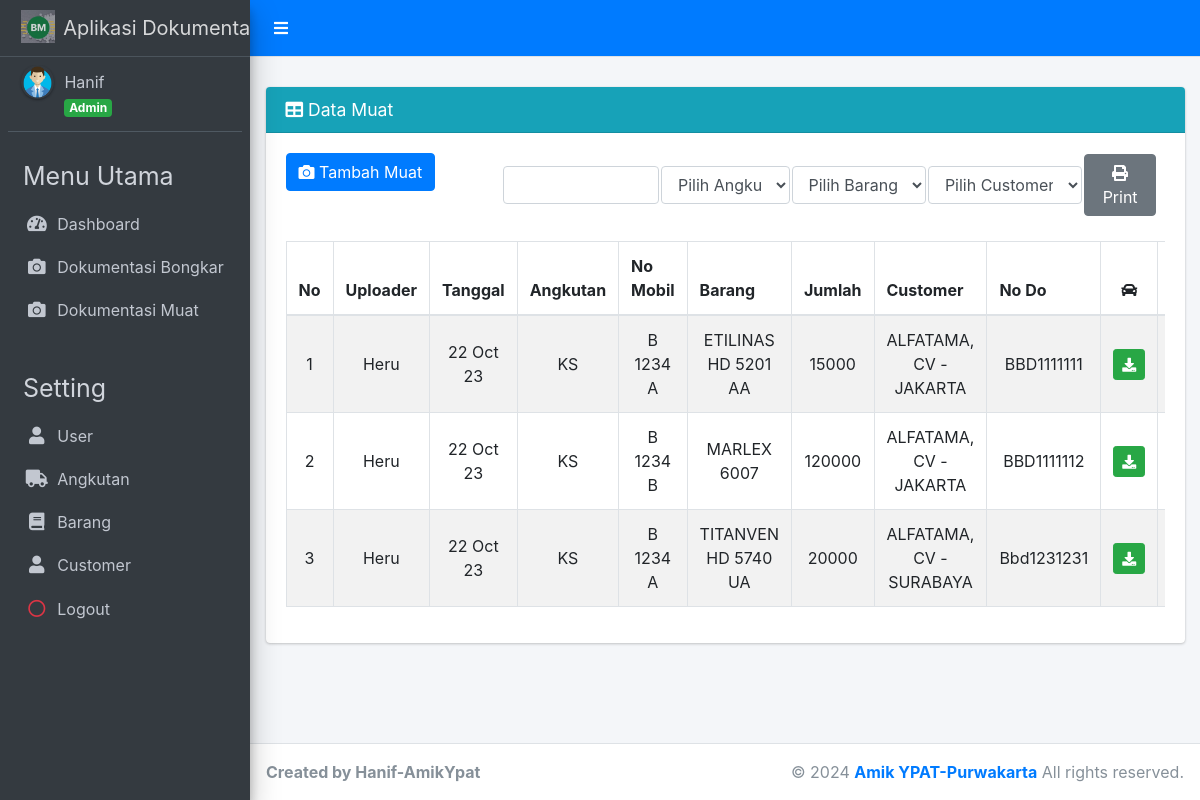
Screenshot of /index.php?page=muat (signed in) with the database file from the repository.
### tables this page shows
CREATE TABLE `muat` (
  `id_muat` int(12) NOT NULL,
  `id_user` int(4) NOT NULL,
  `tanggal` date NOT NULL,
  `id_angkutan` int(6) NOT NULL,
  `no_mobil` varchar(12) NOT NULL,
  `id_barang` int(6) NOT NULL,
  `jumlah_barang` int(7) NOT NULL,
  `id_customer` int(6) NOT NULL,
  `no_do` varchar(13) NOT NULL,
  `foto_mobil` varchar(500) DEFAULT NULL,
  `foto_bak` varchar(500) DEFAULT NULL,
  `foto_do` varchar(500) DEFAULT NULL,
  `foto_barang1` varchar(500) DEFAULT NULL,
  `foto_barang2` varchar(500) DEFAULT NULL,
  `foto_barang3` varchar(500) DEFAULT NULL
);

CREATE TABLE `user` (
  `id_user` int(4) NOT NULL,
  `nama_user` varchar(30) NOT NULL,
  `email` varchar(30) NOT NULL,
  `password` varchar(20) NOT NULL,
  `level` enum('Admin','Checker') NOT NULL
);

CREATE TABLE `angkutan` (
  `id_angkutan` int(6) NOT NULL,
  `nama_angkutan` varchar(25) NOT NULL,
  `jenis_angkutan` enum('bongkar','muat') NOT NULL,
  `jenis_barang` enum('lokal','impor') NOT NULL
);

CREATE TABLE `barang` (
  `id_barang` int(6) NOT NULL,
  `nama_barang` varchar(25) NOT NULL,
  `nama_supplier` varchar(25) NOT NULL,
  `jenis_barang` enum('lokal','impor') NOT NULL
);

CREATE TABLE `customer` (
  `id_customer` int(6) NOT NULL,
  `nama_customer` varchar(25) NOT NULL,
  `alamat_customer` varchar(50) NOT NULL,
  `email_customer` varchar(50) NOT NULL
);

### admin/muat/muat.php (the view, shortened to what this page needs)
<div class="card card-info">
    <div class="card-header">
        <h3 class="card-title">
            <i class="fa fa-table"></i> Data Muat
        </h3>
    </div>
    <div class="card-body">
        <div class="table-responsive">
            <div class="row">
                <div class="col-md-3">
                    <a href="?page=add-muat" class="btn btn-primary">
                        <i class="fa fa-camera"></i> Tambah Muat
                    </a>
                </div>
                <?php if ($data_level == "Admin"): ?>
                    <div class="col-md-9 row">
                        <form class="form" id="form_print" action="admin/muat/cetak_muat.php" method="post">
                            <table>
                                <td><input type="text" name="tgl" class="form-control"></td>
                                <td>
                                    <select class="form-control" id="nama_angkutan" name="nama_angkutan">
                                        <option value="" selected disabled>Pilih Angkutan</option>
                                    </select>
                                </td>
                                <td>
                                    <select class="form-control" id="nama_barang" name="nama_barang">
                                        <option value="" selected disabled>Pilih Barang</option>
                                    </select>
                                </td>
                                <td>
                                    <select class="form-control" id="nama_customer" name="nama_customer">
                                        <option value="" selected disabled>Pilih Customer</option>
                                    </select>
                                </td>
                                <td>
                                    <button type="submit" class="btn btn-secondary">
                                        <i class="fas fa-print"></i> Print
                                    </button>
                                </td>
                            </table>
                        </form>
                    </div>
                <?php endif; ?>
            </div>
            <br>
            <table id="example1" class="table table-bordered table-striped">
                <thead>
                    <tr>
                        <th>No</th>
                        <th>Uploader</th>
                        <th>Tanggal</th>
                        <th>Angkutan</th>
                        <th>No Mobil</th>
                        <th>Barang</th>
                        <th>Jumlah</th>
                        <th>Customer</th>
                        <th>No Do</th>
                        <th style="text-align: center;"><i class="fa fa-car" title="Foto Plat Mobil"></i></th>
                        <th style="text-align: center;"><i class="fa fa-truck" title="Foto Box Truck"></i></th>
                    </tr>
                </thead>
                <tbody>
                    <?php
                    $no = 1;
                    $sql = $koneksi->query("SELECT b.id_muat, u.nama_user, b.tanggal, a.nama_angkutan, b.no_mobil, br.nama_barang, b.jumlah_barang, b.no_do, b.foto_mobil, b.foto_bak, b.foto_do, b.foto_barang1, b.foto_barang2, b.foto_barang3, c.nama_customer
                            FROM muat b
                            INNER JOIN user u ON b.id_user = u.id_user
                            INNER JOIN angkutan a ON b.id_angkutan = a.id_angkutan
                            INNER JOIN barang br ON b.id_barang = br.id_barang
                            INNER JOIN customer c ON c.id_customer = b.id_customer");
                    while ($data = $sql->fetch_assoc()) {
                        ?>
                        <tr>
                            <td align="center" style="vertical-align: middle;"><?php echo $no++; ?></td>
                            <td align="center" style="vertical-align: middle;"><?php echo $data['nama_user']; ?></td>
                            <td align="center" style="vertical-align: middle;">
                                <?php
                                $tanggal_data = strtotime($data['tanggal']);
                                $tanggal_format = date('d M y', $tanggal_data);
                                echo $tanggal_format;
                                ?>
                            </td>
                            <td align="center" style="vertical-align: middle;"><?php echo $data['nama_angkutan']; ?></td>
                            <td align="center" style="vertical-align: middle;"><?php echo $data['no_mobil']; ?></td>
                            <td align="center" style="vertical-align: middle;"><?php echo $data['nama_barang']; ?></td>
                            <td align="center" style="vertical-align: middle;"><?php echo $data['jumlah_barang']; ?></td>
                            <td align="center" style="vertical-align: middle;"><?php echo $data['nama_customer']; ?></td>
                            <td align="center" style="vertical-align: middle;"><?php echo $data['no_do']; ?></td>
                            <td align="center" style="vertical-align: middle;">
                                <?php
                                if (!empty($data['foto_mobil'])) {
                                    $fotoMobilPath = '' . $data['foto_mobil'];
                                    echo '<a href="' . $fotoMobilPath . '" title="Download" class="btn btn-success btn-sm" download>
                                    <i class="fa fa-download"></i>
                                    </a>';
                                }
                                ?>
                            </td>
                            <td align="center" style="vertical-align: middle;">
                            </td>
                        </tr>
                    <?php
                    }
                    ?>
                </tbody>
            </table>
        </div>
    </div>
</div>

### rows the page displays
muat: id_user.nama_user "Heru", tanggal "22 Oct 23", id_angkutan.nama_angkutan "KS", no_mobil "B 1234 A", id_barang.nama_barang "ETILINAS HD 5201 AA", jumlah_barang "15000", id_customer.nama_customer "ALFATAMA, CV - JAKARTA", no_do "BBD1111111"
muat: id_user.nama_user "Heru", tanggal "22 Oct 23", id_angkutan.nama_angkutan "KS", no_mobil "B 1234 B", id_barang.nama_barang "MARLEX 6007", jumlah_barang "120000", id_customer.nama_customer "ALFATAMA, CV - JAKARTA", no_do "BBD1111112"
muat: id_user.nama_user "Heru", tanggal "22 Oct 23", id_angkutan.nama_angkutan "KS", no_mobil "B 1234 A", id_barang.nama_barang "TITANVEN HD 5740 UA", jumlah_barang "20000", id_customer.nama_customer "ALFATAMA, CV - SURABAYA", no_do "Bbd1231231"

### other values shown
$data_nama "Hanif"
$data_level "Admin"
